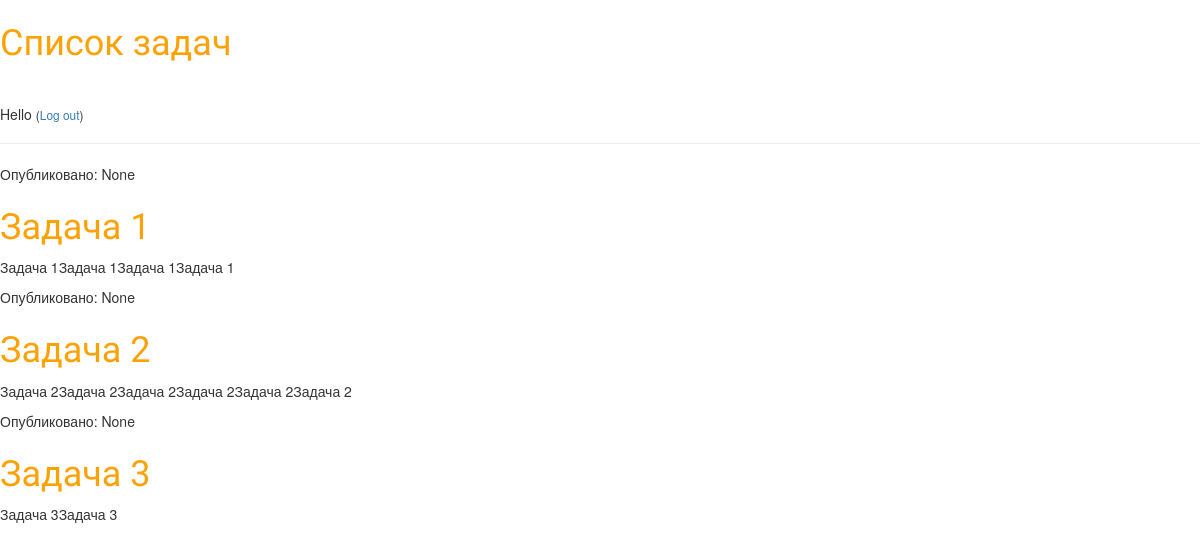
Before: / with the older database file.
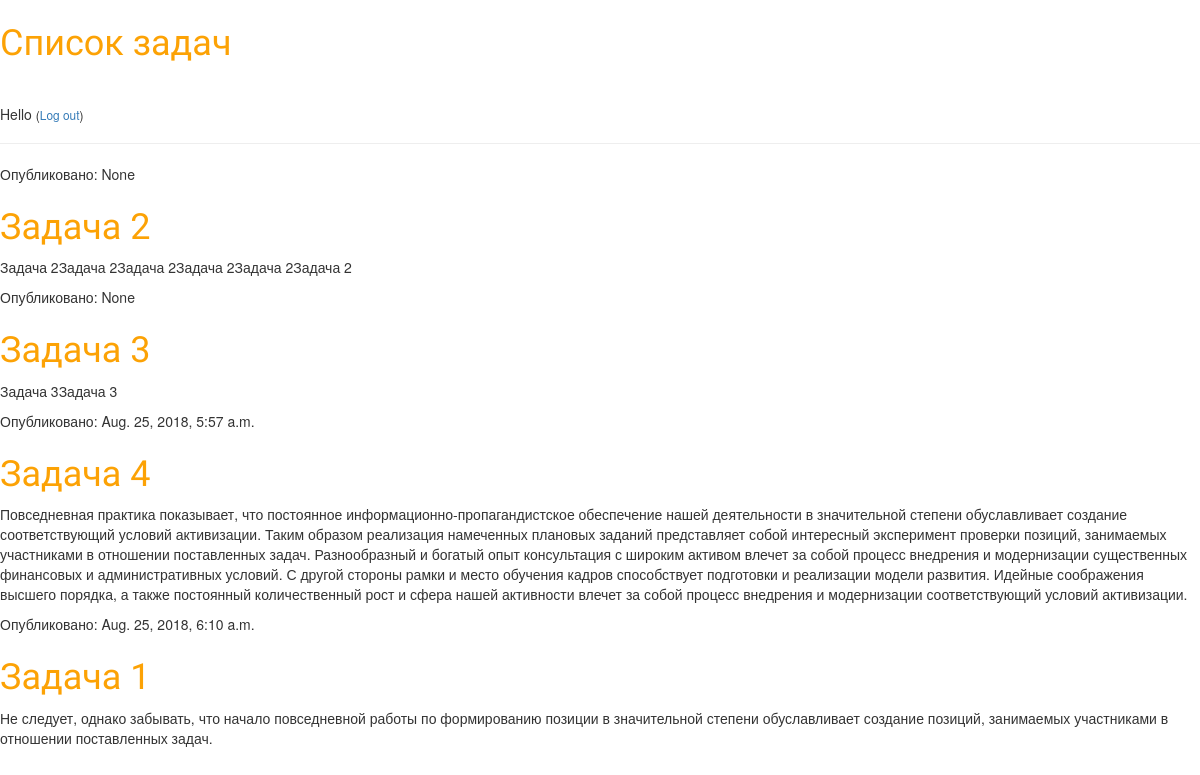
After: the same page with the newer database file.
### todo/models.py (models this page shows, shortened)
class Post(models.Model):
    author = models.ForeignKey('auth.User', on_delete=models.CASCADE)
    title = models.CharField(max_length=200)
    text = models.TextField()
    created_date = models.DateTimeField(
            default=timezone.now)
    published_date = models.DateTimeField(
            blank=True, null=True)

### todo/views.py (the view)
# urls.py: path(r'', views.todo_list, name='todo_list'),
def todo_list(request):
    todo = Post.objects.all().order_by('published_date')
    return render(request, 'todo/todo_list.html', {'todo_list': todo})

### todo/templates/todo/todo_list.html
{% extends 'todo/base.html' %}
{% block content %}
    {% for todo in todo_list %}
        <div>
            <p>Опубликовано: {{ todo.published_date }}</p>
            <h1><a href="{% url 'todo_detail' pk=todo.pk %}">{{ todo.title }}</a></h1>
            <p>{{ todo.text|linebreaksbr }}</p>
        </div>
    {% endfor %}
{% endblock %}

### todo/templates/todo/base.html (shortened to what this page needs)
{% load static %}
<!DOCTYPE html>
<html lang="en">
<head>
    <link rel="stylesheet" href="//maxcdn.bootstrapcdn.com/bootstrap/3.2.0/css/bootstrap.min.css">
    <link rel="stylesheet" href="//maxcdn.bootstrapcdn.com/bootstrap/3.2.0/css/bootstrap-theme.min.css">
    <link rel="stylesheet" href="{% static 'css/todo.css' %}">
</head>
<body>
<div>
    <h1><a href="/">Список задач</a></h1>
</div>
<div>
    <div class="page-header">
        {% if user.is_authenticated %}
            <a href="{% url 'todo_new' %}" class="top-menu"><span class="glyphicon glyphicon-plus"></span></a>
        {% else %}
            <p class="top-menu">Hello {{ user.username }}
                <small>(<a href="{% url 'logout' %}">Log out</a>)</small>
            </p>
        {% endif %}
    </div>
    {% block content %}
    {% endblock %}
</body>
</html>

### todo/static/css/todo.css (style rules this page uses)
h1 a { color: #FCA205; font-family: 'Lobster'; }

Changed rows visible on the page:
added Post: published_date "Aug. 25, 2018, 5:57 a.m.", title "Задача 4", text "Повседневная практика показывает, что постоянное информационно-пропагандистское обеспечение нашей деятельности в значительной степени обуславливает создание соответствующий условий активизации. Таким образом реализация намеченных плановых заданий представляет собой интересный эксперимент проверки позиций, занимаемых участниками в отношении поставленных задач. Разнообразный и богатый опыт консультация с широким активом влечет за собой процесс внедрения и модернизации существенных финансовых и административных условий. С другой стороны рамки и место обучения кадров способствует подготовки и реализации модели развития. Идейные соображения высшего порядка, а также постоянный количественный рост…"
changed Post "Задача 1": published_date "None" → "Aug. 25, 2018, 6:10 a.m."; text "Задача 1Задача 1Задача 1Задача 1" → "Не следует, однако забывать, что начало повседневной работы по формированию позиции в значительной степени обуславливает создание позиций, занимаемых участниками в отношении поставленных задач."; moves down the list
